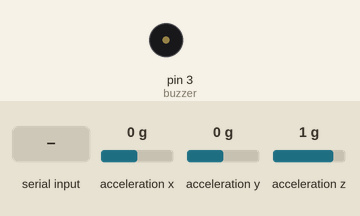
Bench run of a sketch on a simulated Arduino Uno, built with avr-gcc and run on an emulated ATmega328P. Shown: buzzer (waves = sounding). Wiring (inferred from the names in the program): MPU-6050 motion sensor at I2C address 0x68. The test bench sets the inputs (shaded band); at power-on: acceleration x 0 g, acceleration y 0 g, acceleration z 1 g. What the sketch prints to the serial monitor is not drawn.

Above: at 1.2 s.
1.3 s: acceleration x set to -1.4 g
3.4 s: acceleration y set to -1.4 g
5.5 s: "E" received over Serial
At 6.3 s:
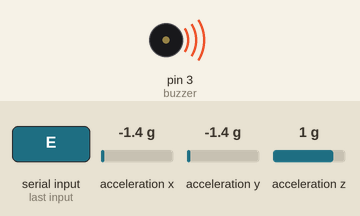
8.0 s: acceleration x set to -0.8 g
10.1 s: acceleration y set to 0 g
12.2 s: acceleration z set to -1.4 g
Timing chart, 0 to 15.2 s (numbered marks = the images above; inputs shaded):
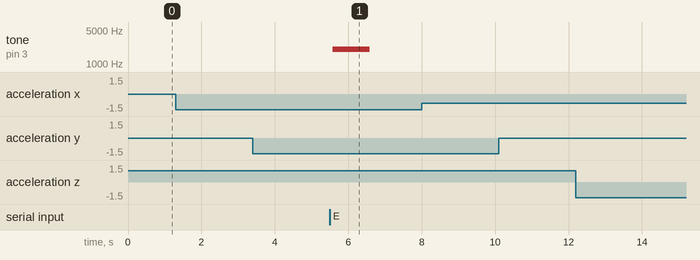

Measured:
- after the input at 1.3 s, every drawn part: stays the same
- after the input at 3.4 s, every drawn part: stays the same
- after the input at 5.5 s, tone on pin 3 (buzzer): silent → 2000 Hz after 0.08 s, → silent 1.0 s later
- after the input at 8.0 s, every drawn part: stays the same
- after the input at 10.1 s, every drawn part: stays the same
- after the input at 12.2 s, every drawn part: stays the same

The sketch:

gyroscope.ino
```cpp
#include <Wire.h>

const int MPU=0x68,  // I2C address of the MPU-6050
          buzzer = 3; // Buzzer digital pin

float acX,
      acY,
      acZ,
      acRoll,
      acPitch,
      maxG = 0;

void initIMU(){

  Wire.begin();
  Wire.beginTransmission(MPU);
  Wire.write(0x6B);  // Select 0x6B PWR_MGMT_1 register
  Wire.write(0x00);     // set to zero (wakes up the MPU-6050)
  Wire.endTransmission(true);

}

void readIMU(){

  static const float acDiv = 16384; // Divide accelerometer readings by this value when in default range +/-2g

  // Request data
  Wire.beginTransmission(MPU);
  Wire.write(0x3B);  // starting with register 0x3B (ACCEL_XOUT_H)
  Wire.endTransmission(false);
  Wire.requestFrom(MPU,6,true);  // request 6 registers

  // Read raw data and scale it
  acX = (Wire.read()<<8|Wire.read()) / acDiv;  // 0x3B (ACCEL_XOUT_H) & 0x3C (ACCEL_XOUT_L)
  acY = (Wire.read()<<8|Wire.read()) / acDiv;  // 0x3D (ACCEL_YOUT_H) & 0x3E (ACCEL_YOUT_L)
  acZ = (Wire.read()<<8|Wire.read()) / acDiv;  // 0x3F (ACCEL_ZOUT_H) & 0x40 (ACCEL_ZOUT_L)

  // Convert acc readings to roll/pitch
  acRoll = (atan(acY / sqrt(pow(acX, 2) + pow(acZ, 2))) * 180 / PI);
  acPitch = (atan(-1 * acX / sqrt(pow(acY, 2) + pow(acZ, 2))) * 180 / PI);

}

void setup()
{

  Serial.begin(9600);

  initIMU();

}

void loop()
{

  static const int angleThresh = 30;
  static const float shakeThresh = 1.5;

  char prev = 'Z';

  if (Serial.read()== 'E') tone(buzzer, 2000, 1000);

  readIMU();

  if (acRoll > angleThresh && prev != 'A'){
    Serial.print("A");
    prev = 'A';
  }
  else if (acRoll < -angleThresh && prev != 'D'){
    Serial.print("D");
    prev = 'D';
  }

  if (acPitch > angleThresh && prev != 'S'){
    Serial.print("S");
    prev = 'S';
  }
  else if (acPitch < -angleThresh && prev != 'W'){
    Serial.print("W");
    prev = 'W';
  }

  if (sqrt(pow(acX,2) + pow(acY,2) + pow(acZ,2)) > shakeThresh) Serial.print("G");

  delay(100);

}
```
